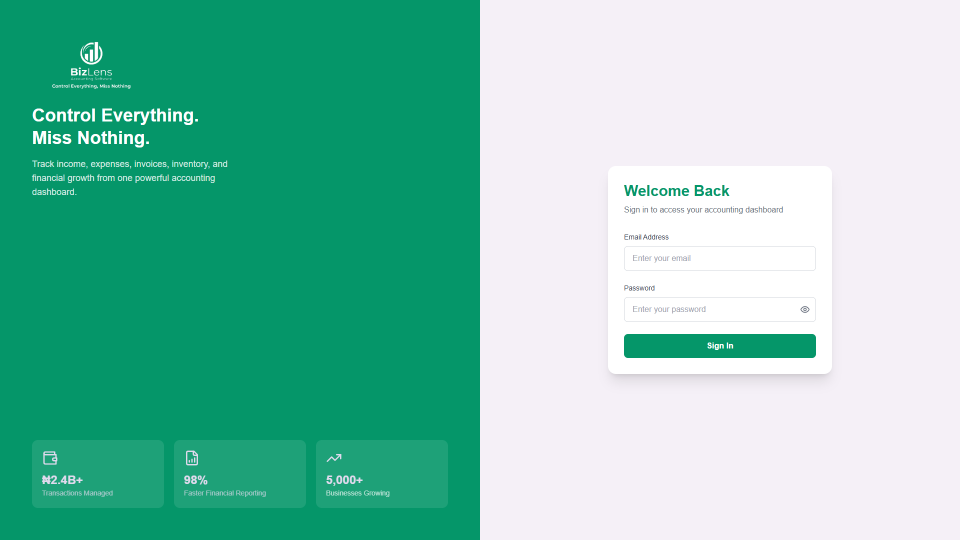
#> input picture ad_assets/screenshots/00_login_page.png, 1920 x 1080 px, found by its file name (shown at 1/2 size)
$ python create_mockups.py
#> lines starting #> are read from the running program, lines starting #| are printed output that depends on the picture
import os
from PIL import Image, ImageDraw, ImageFont, ImageFilter

output_dir = r"c:\Users\workspace\BizLenz\advertisement_suite\framed_shots"
os.makedirs(output_dir, exist_ok=True)

source_shots = {
    "login": (r"c:\Users\workspace\BizLenz\ad_assets\screenshots\00_login_page.png", "https://bizlens.netlify.app/login", "Secure Enterprise Portal"),
    "dashboard": (r"c:\Users\workspace\BizLenz\ad_assets\screenshots\01_dashboard.png", "https://bizlens.netlify.app/dashboard", "Real-Time Executive Intelligence"),
    "pos": (r"c:\Users\workspace\BizLenz\ad_assets\screenshots\02_pos_terminal.png", "https://bizlens.netlify.app/pos", "High-Speed Retail POS Command Center"),
    "boms": (r"c:\Users\workspace\BizLenz\ad_assets\screenshots\05_inventory_boms.png", "https://bizlens.netlify.app/inventory/boms", "Formulation Recipe & Batch Costing"),
    "production": (r"c:\Users\workspace\BizLenz\ad_assets\screenshots\09_production_orders.png", "https://bizlens.netlify.app/production/orders", "Work Orders & Shop-Floor Tracking"),
    "fixed_assets": (r"c:\Users\workspace\BizLenz\ad_assets\screenshots\18_fixed_assets.png", "https://bizlens.netlify.app/assets", "Fixed Asset Register & Depreciation"),
    "cashbook": (r"c:\Users\workspace\BizLenz\ad_assets\screenshots\20_cashbook.png", "https://bizlens.netlify.app/cash/cashbook", "4-Eye Payment Anti-Fraud Workflow"),
    "reports": (r"c:\Users\workspace\BizLenz\ad_assets\clean_screenshots\13_financial_reports.png", "https://bizlens.netlify.app/reports", "IFRS Automated Financial Reporting"),
}

def create_window_mockup(img_path, url_text, title_text, out_path):
#> called with url_text = 'https://bizlens.netlify.app/login', title_text = 'Secure Enterprise Portal'
    orig = Image.open(img_path).convert("RGBA")

    # If the image is wider than 1540 and has toasts on the right (like dashboard/cashbook from task-131),
    # crop out the right toast bar (x from 0 to 1540) unless it's clean_screenshots or login
    if "clean_screenshots" not in img_path and "login" not in img_path:
        w, h = orig.size
        orig = orig.crop((0, 0, min(1540, w), h))

    target_w = 1600
    target_h = int(orig.height * (target_w / orig.width))
#> target_h = 900
    orig = orig.resize((target_w, target_h), Image.Resampling.LANCZOS)
#> orig: PIL image 1600x900 RGBA

    header_h = 56
    border_radius = 16

    # Create mockup canvas
    mockup = Image.new("RGBA", (target_w, target_h + header_h), (255, 255, 255, 0))
    draw = ImageDraw.Draw(mockup)

    # Window header background (sleek dark graphite / mac style)
    draw.rounded_rectangle([0, 0, target_w, target_h + header_h], radius=border_radius, fill=(15, 23, 42, 255))
    draw.rounded_rectangle([0, 0, target_w, header_h + 20], radius=border_radius, fill=(24, 33, 47, 255))
    draw.rectangle([0, 30, target_w, header_h], fill=(24, 33, 47, 255))

    # Window control dots (Red, Yellow, Green)
    draw.ellipse([20, 20, 34, 34], fill=(239, 68, 68))
    draw.ellipse([44, 20, 58, 34], fill=(245, 158, 11))
    draw.ellipse([68, 20, 82, 34], fill=(16, 185, 129))

    # URL bar pill in header
    url_pill_w = 600
    url_x = (target_w - url_pill_w) // 2
    draw.rounded_rectangle([url_x, 12, url_x + url_pill_w, 44], radius=8, fill=(38, 48, 64))

    # Text in URL bar
    draw.text((url_x + 20, 18), f"🔒 {url_text}", fill=(180, 200, 220))

    # Paste inner app screenshot
    mockup.paste(orig, (0, header_h))
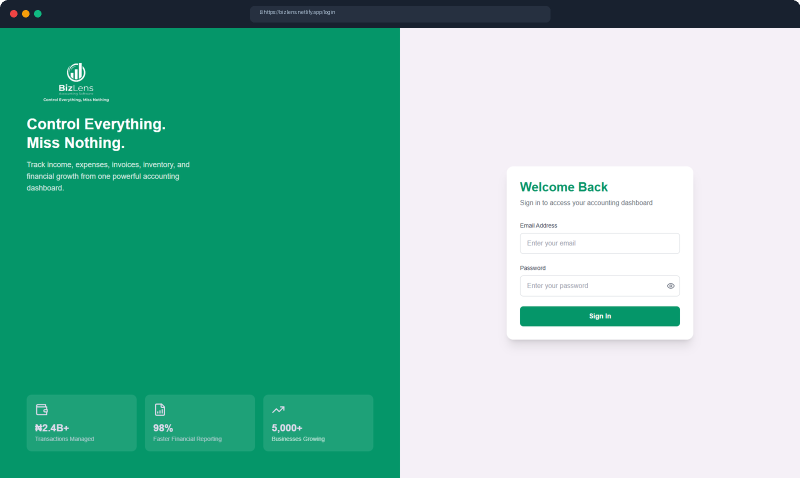
#> mockup: PIL image 1600x956 RGBA (shown at 1/2 size); mean R, G, B, A 120.5, 187, 169.4, 255; transparent parts drawn white

    # Add subtle border
    draw.rounded_rectangle([0, 0, target_w - 1, target_h + header_h - 1], radius=border_radius, outline=(70, 85, 105, 180), width=2)

    mockup.save(out_path, "PNG")
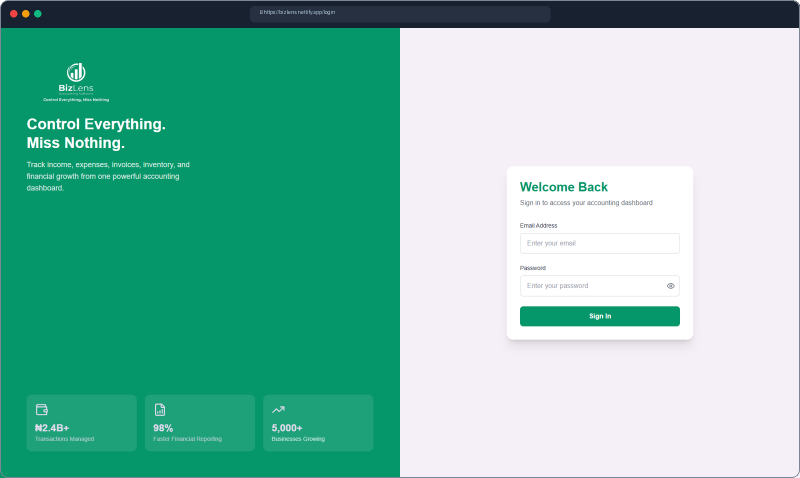
#> saved as login_framed.png: PIL image 1600x956 RGBA (shown at 1/2 size); mean R, G, B, A 120.3, 186.6, 169.2, 254.5; transparent parts drawn white
    print(f"Created framed mockup: {out_path}")

for key, (path, url, title) in source_shots.items():
    if os.path.exists(path):
        out = os.path.join(output_dir, f"{key}_framed.png")
        create_window_mockup(path, url, title, out)
    else:
        print(f"File not found: {path}")
#> pass 2 of the loop `for key, (path, url, title) in source_shots.items():`:
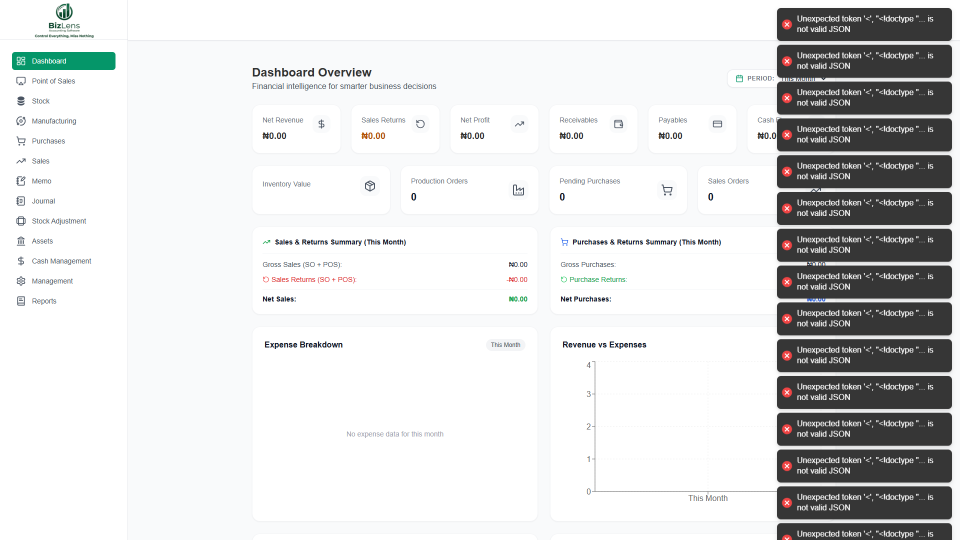
#> input picture ad_assets/screenshots/01_dashboard.png, 1920 x 1080 px, found by its file name (shown at 1/2 size)
#> in create_window_mockup (call 2), `orig = orig.crop((0, 0, min(1540, w), h))`:
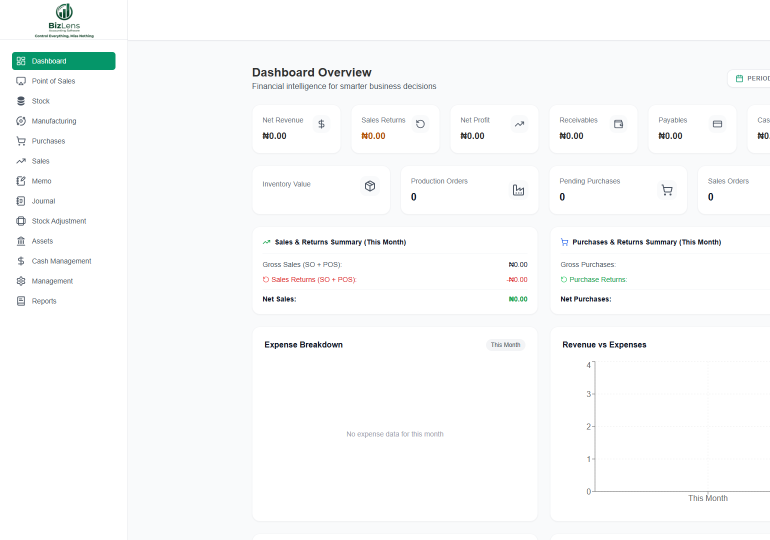
#> orig: PIL image 1540x1080 RGBA (shown at 1/2 size); mean R, G, B, A 249.3, 250.3, 250.5, 255
#> in create_window_mockup (call 2), `mockup.save(out_path, "PNG")`:
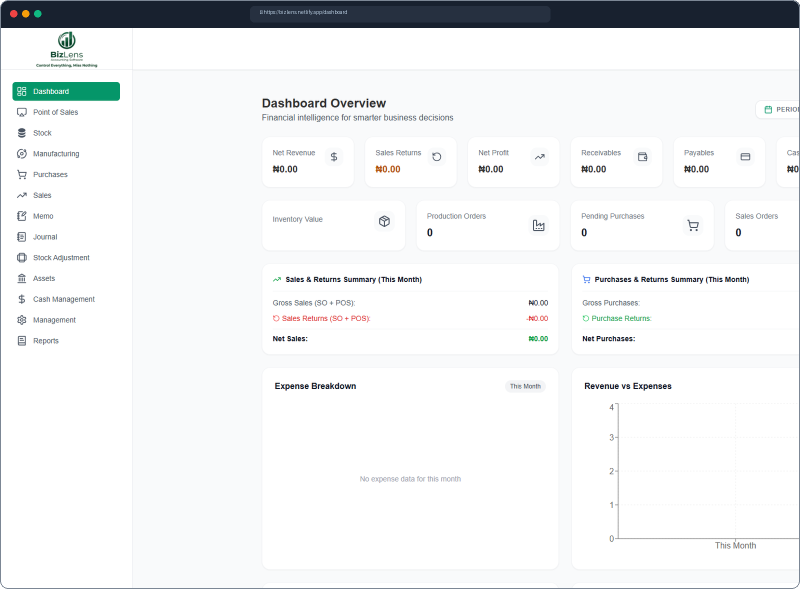
#> saved as dashboard_framed.png: PIL image 1600x1178 RGBA (shown at 1/2 size); mean R, G, B, A 238.1, 239.5, 240.5, 254.5; transparent parts drawn white
#> pass 3 of the loop `for key, (path, url, title) in source_shots.items():`:
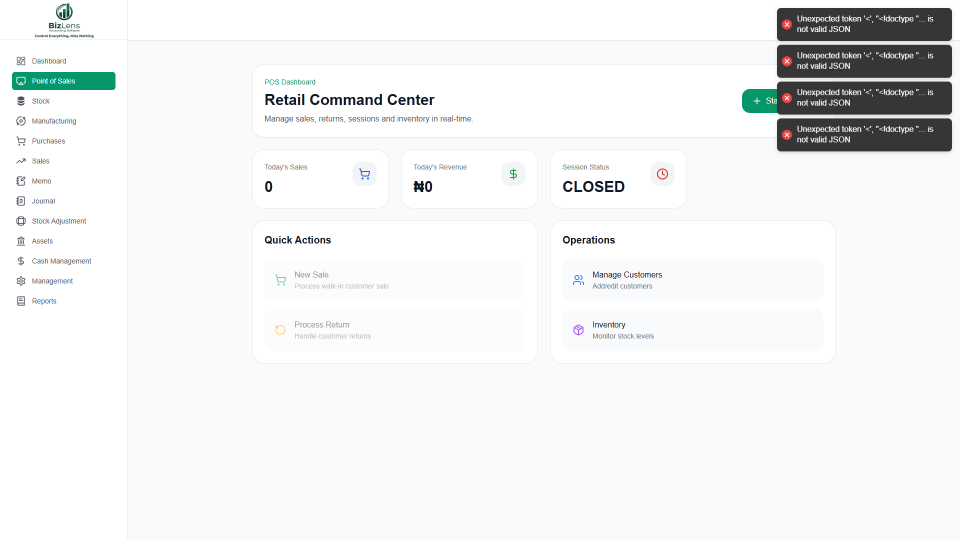
#> input picture ad_assets/screenshots/02_pos_terminal.png, 1920 x 1080 px, found by its file name (shown at 1/2 size)
#> in create_window_mockup (call 3), `orig = orig.crop((0, 0, min(1540, w), h))`:
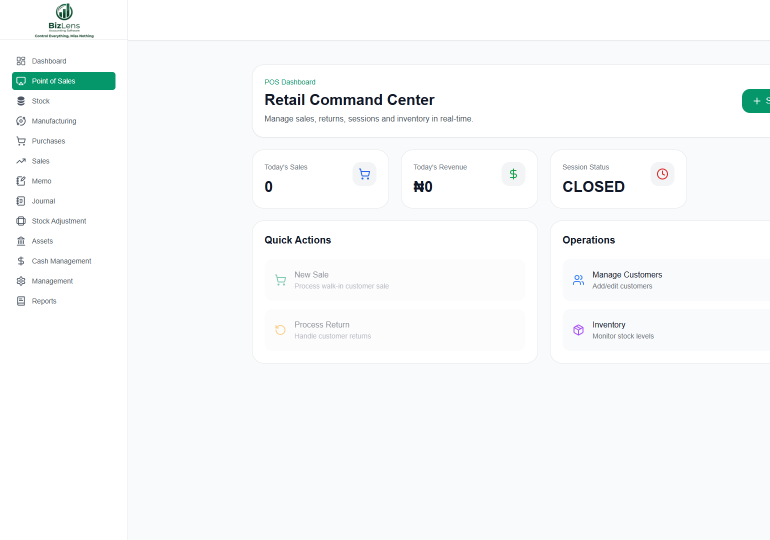
#> orig: PIL image 1540x1080 RGBA (shown at 1/2 size); mean R, G, B, A 248.2, 249.6, 250.1, 255
#> in create_window_mockup (call 3), `mockup.save(out_path, "PNG")`:
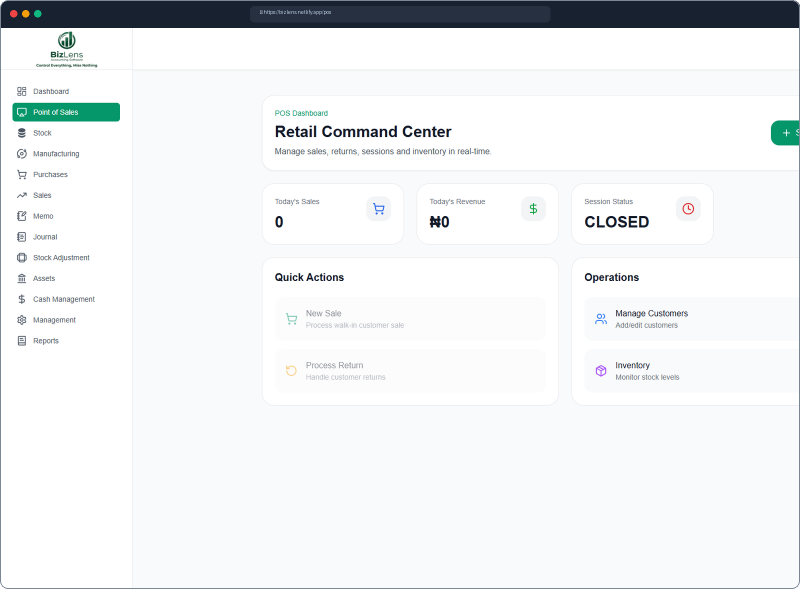
#> saved as pos_framed.png: PIL image 1600x1178 RGBA (shown at 1/2 size); mean R, G, B, A 237, 238.9, 240.1, 254.5; transparent parts drawn white
#> the loop made 8 passes; the first 3 are shown

print("All window mockups generated successfully!")
